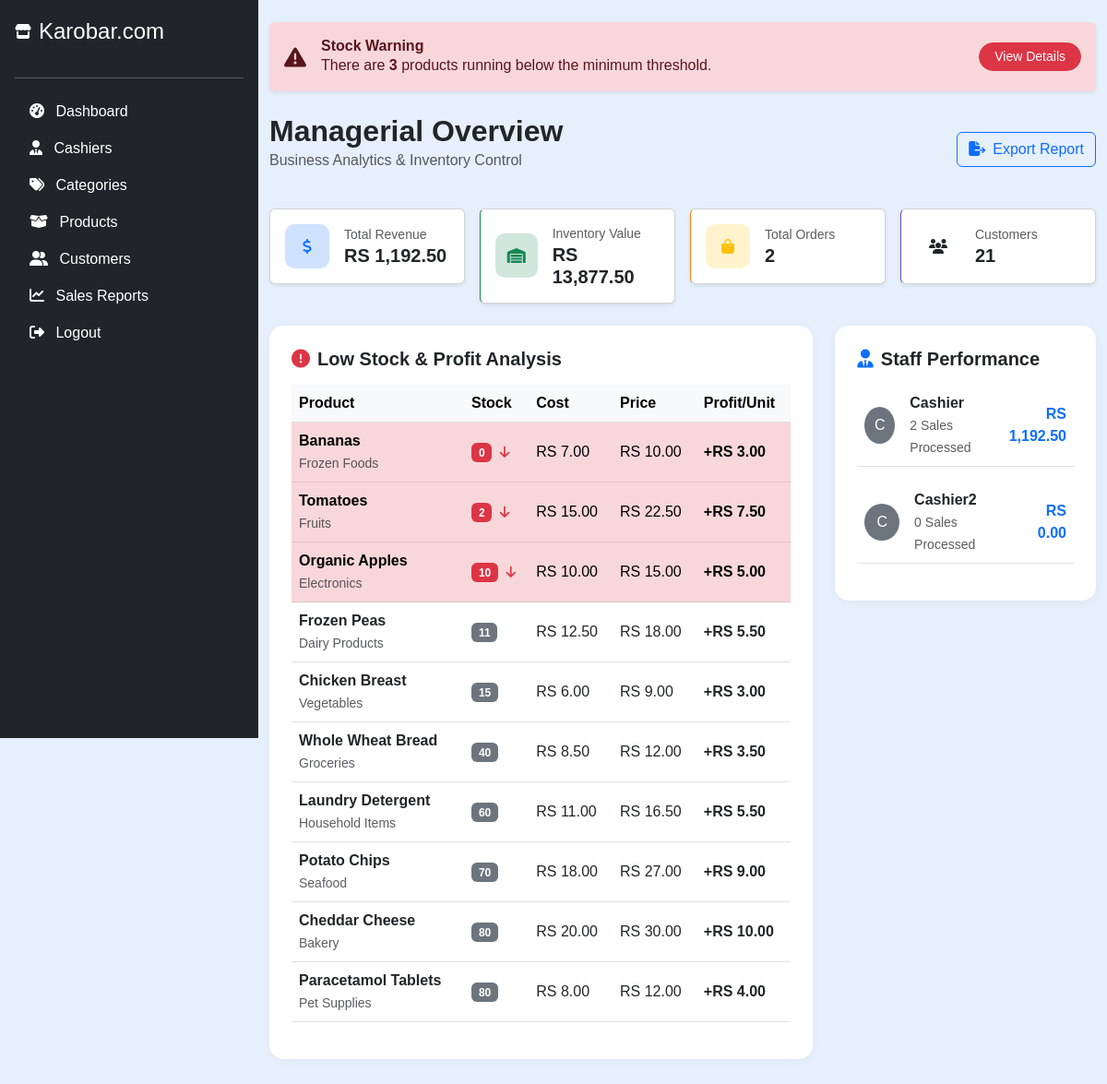
The page /manager/manager_dashboard.php (signed in) on the database its author committed.
### tables this page shows
CREATE TABLE `products` (
  `id` int(11) NOT NULL,
  `image` varchar(255) DEFAULT NULL,
  `category_id` int(11) NOT NULL,
  `product_name` varchar(255) NOT NULL,
  `cost_price` decimal(10,2) NOT NULL,
  `selling_price` decimal(10,2) NOT NULL,
  `stock_quantity` int(11) NOT NULL DEFAULT 0,
  `low_stock_threshold` int(11) NOT NULL DEFAULT 5,
  `created_at` datetime DEFAULT current_timestamp(),
  `updated_at` datetime DEFAULT current_timestamp() ON UPDATE current_timestamp()
);

CREATE TABLE `categories` (
  `id` int(11) NOT NULL,
  `name` varchar(255) NOT NULL,
  `created_at` datetime DEFAULT current_timestamp()
);

### manager/manager_dashboard.php (the view, shortened to what this page needs)
<?php
include('config.php');
$metrics_query = "SELECT
    (SELECT SUM(payable_amount) FROM sales) as total_revenue,
    (SELECT COUNT(id) FROM sales) as total_orders,
    (SELECT COUNT(id) FROM customers) as total_customers,
    (SELECT SUM(stock_quantity * cost_price) FROM products) as inventory_value";
$metrics = $conn->query($metrics_query)->fetch_assoc();
$low_stock_count_query = "SELECT COUNT(*) as low_count FROM products WHERE stock_quantity <= low_stock_threshold";
$low_stock_count = $conn->query($low_stock_count_query)->fetch_assoc()['low_count'];
$staff_query = "SELECT u.full_name, COUNT(s.id) as sales_count, SUM(s.payable_amount) as total_generated
                FROM users u
                LEFT JOIN sales s ON u.id = s.cashier_id
                WHERE u.usertype = 'cashier'
                GROUP BY u.id";
$staff_performance = $conn->query($staff_query);
$sql_products = "
    SELECT p.*, c.name AS category_name,
           (p.selling_price - p.cost_price) as profit_margin
    FROM products p
    LEFT JOIN categories c ON p.category_id = c.id
    ORDER BY p.stock_quantity ASC LIMIT 10
";
$result_products = $conn->query($sql_products);
?>
<!DOCTYPE html>
<html lang="en">
<head>
    <link href="https://cdn.jsdelivr.net/npm/bootstrap@5.3.0/dist/css/bootstrap.min.css" rel="stylesheet" />
    <link href="https://cdnjs.cloudflare.com/ajax/libs/font-awesome/6.6.0/css/all.min.css" rel="stylesheet" />
</head>
<body>
    <?php include('manager_sidebar.php'); ?>
    <div class="container py-4">
        <?php if ($low_stock_count > 0): ?>
        <div class="alert alert-danger shadow-sm border-0 d-flex align-items-center pulse-alert mb-4" role="alert">
            <i class="fas fa-exclamation-triangle fs-4 me-3"></i>
            <div class="flex-grow-1">
                <h6 class="mb-0 fw-bold">Stock Warning</h6>
                <span>There are <strong><?php echo $low_stock_count; ?></strong> products running below the minimum threshold.</span>
            </div>
            <a href="#inventory-table" class="btn btn-danger btn-sm rounded-pill px-3">View Details</a>
        </div>
        <?php endif; ?>
        <div class="d-flex justify-content-between align-items-center mb-4">
            <div>
                <h2 class="fw-bold mb-0 text-dark">Managerial Overview</h2>
                <p class="text-muted">Business Analytics & Inventory Control</p>
            </div>
            <button class="btn btn-outline-primary" onclick="window.print()">
                <i class="fas fa-file-export me-2"></i>Export Report
            </button>
        </div>
        <div class="row g-3 mb-4">
            <div class="col-md-3">
                <div class="card metric-card shadow-sm p-3">
                    <div class="d-flex align-items-center">
                        <div class="icon-box bg-primary-subtle text-primary me-3"><i class="fas fa-dollar-sign"></i></div>
                        <div>
                            <div class="small text-muted">Total Revenue</div>
                            <div class="h5 fw-bold mb-0">RS <?php echo number_format($metrics['total_revenue'] ?? 0, 2); ?></div>
                        </div>
                    </div>
                </div>
            </div>
            <div class="col-md-3">
                <div class="card metric-card shadow-sm p-3" style="border-left-color: #198754;">
                    <div class="d-flex align-items-center">
                        <div class="icon-box bg-success-subtle text-success me-3"><i class="fas fa-warehouse"></i></div>
                        <div>
                            <div class="small text-muted">Inventory Value</div>
                            <div class="h5 fw-bold mb-0">RS <?php echo number_format($metrics['inventory_value'] ?? 0, 2); ?></div>
                        </div>
                    </div>
                </div>
            </div>
            <div class="col-md-3">
                <div class="card metric-card shadow-sm p-3" style="border-left-color: #fd7e14;">
                    <div class="d-flex align-items-center">
                        <div class="icon-box bg-warning-subtle text-warning me-3"><i class="fas fa-shopping-bag"></i></div>
                        <div>
                            <div class="small text-muted">Total Orders</div>
                            <div class="h5 fw-bold mb-0"><?php echo $metrics['total_orders'] ?? 0; ?></div>
                        </div>
                    </div>
                </div>
            </div>
            <div class="col-md-3">
                <div class="card metric-card shadow-sm p-3" style="border-left-color: #6f42c1;">
                    <div class="d-flex align-items-center">
                        <div class="icon-box bg-purple-subtle text-purple me-3"><i class="fas fa-users"></i></div>
                        <div>
                            <div class="small text-muted">Customers</div>
                            <div class="h5 fw-bold mb-0"><?php echo $metrics['total_customers'] ?? 0; ?></div>
                        </div>
                    </div>
                </div>
            </div>
        </div>
        <div class="row">
            <div class="col-lg-8" id="inventory-table">
                <div class="table-container mb-4">
                    <h5 class="fw-bold mb-3"><i class="fas fa-exclamation-circle text-danger me-2"></i>Low Stock & Profit Analysis</h5>
                    <div class="table-responsive">
                        <table class="table table-hover align-middle">
                            <thead class="table-light">
                                <tr>
                                    <th>Product</th>
                                    <th>Stock</th>
                                    <th>Cost</th>
                                    <th>Price</th>
                                    <th>Profit/Unit</th>
                                </tr>
                            </thead>
                            <tbody>
                                <?php
                                while ($row = $result_products->fetch_assoc()):
                                    $is_low = ($row['stock_quantity'] <= $row['low_stock_threshold']);
                                ?>
                                    <tr class="<?php echo $is_low ? 'table-danger' : ''; ?>">
                                        <td>
                                            <div class="fw-bold"><?php echo htmlspecialchars($row['product_name']); ?></div>
                                            <small class="text-muted"><?php echo htmlspecialchars($row['category_name']); ?></small>
                                        </td>
                                        <td>
                                            <span class="badge <?php echo $is_low ? 'bg-danger' : 'bg-secondary'; ?>">
                                                <?php echo $row['stock_quantity']; ?>
                                            </span>
                                            <?php if($is_low): ?>
                                                <i class="fas fa-arrow-down text-danger ms-1 small"></i>
                                            <?php endif; ?>
                                        </td>
                                        <td>RS <?php echo number_format($row['cost_price'], 2); ?></td>
                                        <td>RS <?php echo number_format($row['selling_price'], 2); ?></td>
                                        <td class="profit-text">+RS <?php echo number_format($row['profit_margin'], 2); ?></td>
                                    </tr>
                                <?php endwhile; ?>
                            </tbody>
                        </table>
                    </div>
                </div>
            </div>
            <div class="col-lg-4">
                <div class="table-container">
                    <h5 class="fw-bold mb-3"><i class="fas fa-user-tie text-primary me-2"></i>Staff Performance</h5>
                    <?php while($staff = $staff_performance->fetch_assoc()): ?>
                        <div class="d-flex align-items-center mb-3 p-2 border-bottom">
                            <div class="rounded-circle bg-secondary text-white d-flex align-items-center justify-content-center me-3" style="width: 40px; height: 40px;">
                                <?php echo strtoupper(substr($staff['full_name'], 0, 1)); ?>
                            </div>
                            <div class="flex-grow-1">
                                <div class="fw-bold"><?php echo htmlspecialchars($staff['full_name']); ?></div>
                                <small class="text-muted"><?php echo $staff['sales_count']; ?> Sales Processed</small>
                            </div>
                            <div class="text-end">
                                <div class="fw-bold text-primary">RS <?php echo number_format($staff['total_generated'], 2); ?></div>
                            </div>
                        </div>
                    <?php endwhile; ?>
                </div>
            </div>
        </div>
    </div>
</body>
</html>

### manager/manager_dashboard.php (style rules this page uses)
body { background-color: #f0f2f5; font-family: 'Inter', system-ui, sans-serif; margin-left: 280px; }
.metric-card { border: none; border-left: 5px solid #0d6efd; border-radius: 12px; transition: 0.3s; }
.icon-box { width: 48px; height: 48px; display: flex; align-items: center; justify-content: center; border-radius: 10px; }
.table-container { background: white; border-radius: 15px; padding: 1.5rem; box-shadow: 0 2px 12px rgba(0,0,0,0.04); }
.profit-text { color: #198754; font-weight: bold; }
.pulse-alert { animation: pulse-red 2s infinite; }

### manager/manager_sidebar.php (style rules this page uses)
body { font-family: Arial, sans-serif; background-color: #e6effc; margin-left: 280px; }

### rows shown on the page
products: product_name "Bananas", category.name "Frozen Foods", stock_quantity "0", cost_price "7.00", selling_price "10.00", profit_margin "3.00"
products: product_name "Tomatoes", category.name "Fruits", stock_quantity "2", cost_price "15.00", selling_price "22.50", profit_margin "7.50"
products: product_name "Organic Apples", category.name "Electronics", stock_quantity "10", cost_price "10.00", selling_price "15.00", profit_margin "5.00"
products: product_name "Frozen Peas", category.name "Dairy Products", stock_quantity "11", cost_price "12.50", selling_price "18.00", profit_margin "5.50"
products: product_name "Chicken Breast", category.name "Vegetables", stock_quantity "15", cost_price "6.00", selling_price "9.00", profit_margin "3.00"
products: product_name "Whole Wheat Bread", category.name "Groceries", stock_quantity "40", cost_price "8.50", selling_price "12.00", profit_margin "3.50"
products: product_name "Laundry Detergent", category.name "Household Items", stock_quantity "60", cost_price "11.00", selling_price "16.50", profit_margin "5.50"
products: product_name "Potato Chips", category.name "Seafood", stock_quantity "70", cost_price "18.00", selling_price "27.00", profit_margin "9.00"
products: product_name "Cheddar Cheese", category.name "Bakery", stock_quantity "80", cost_price "20.00", selling_price "30.00", profit_margin "10.00"
products: product_name "Paracetamol Tablets", category.name "Pet Supplies", stock_quantity "80", cost_price "8.00", selling_price "12.00", profit_margin "4.00"

### other values the page prints
$low_stock_count "3"
$metrics['total_revenue'] "1,192.50"
$metrics['inventory_value'] "13,877.50"
$metrics['total_orders'] "2"
$metrics['total_customers'] "21"
substr($staff['full_name'], 0, 1) "C"
$staff['full_name'] "Cashier"
$staff['sales_count'] "2"
$staff['total_generated'] "1,192.50"
$staff['full_name'] "Cashier2"
$staff['sales_count'] "0"
$staff['total_generated'] "0.00"
